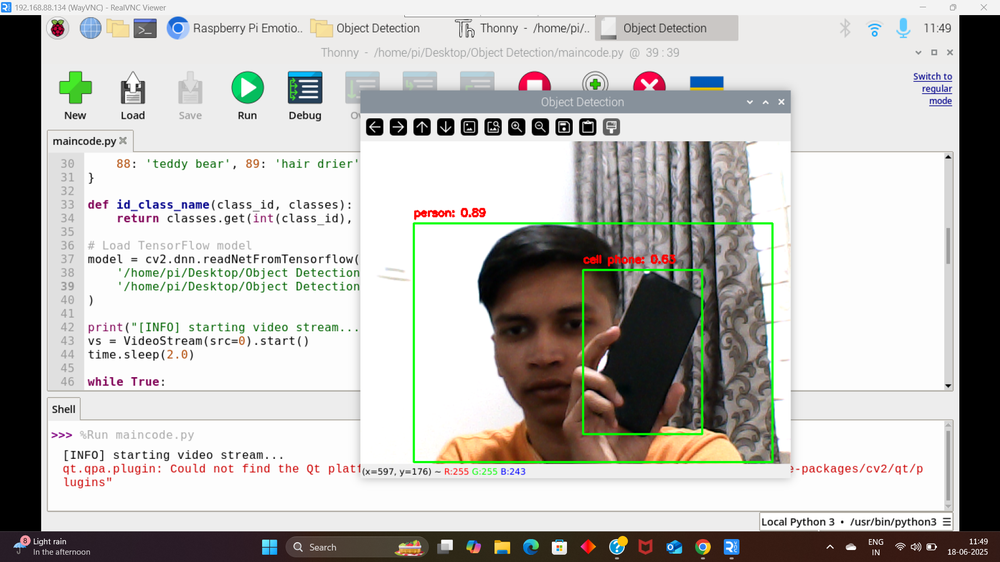
#> input picture Basic Programs of Computer Vision/BasicObjectDetection.png, 1000 x 562 px, shrunk from 1919 x 1079 before the run, given in place of video, which was not available
$ python 08_color_detection.py
#> lines starting #> are read from the running program, lines starting #| are printed output that depends on the picture; after the words box and inside, x2 and y2 are one past the last pixel; in counts of white or black regions, pixels touching at a corner belong together; pictures that were not available may be replaced by others from this repository, and a replacement may not be noted
import cv2
import numpy as np

url = 'http://192.168.31.118:8080/video'
cap = cv2.VideoCapture(url)

while True:
    ret, frame = cap.read()
#> frame is the input picture: shape (562, 1000, 3); mean B, G, R 182.3, 185.5, 187.1
    if not ret:
        break
    hsv = cv2.cvtColor(frame, cv2.COLOR_BGR2HSV)
#> hsv: shape (562, 1000, 3); mean H, S, V 19.5, 23.6, 191.2
    lower = (0, 120, 70)
    upper = (10, 255, 255)
    mask = cv2.inRange(hsv, lower, upper)
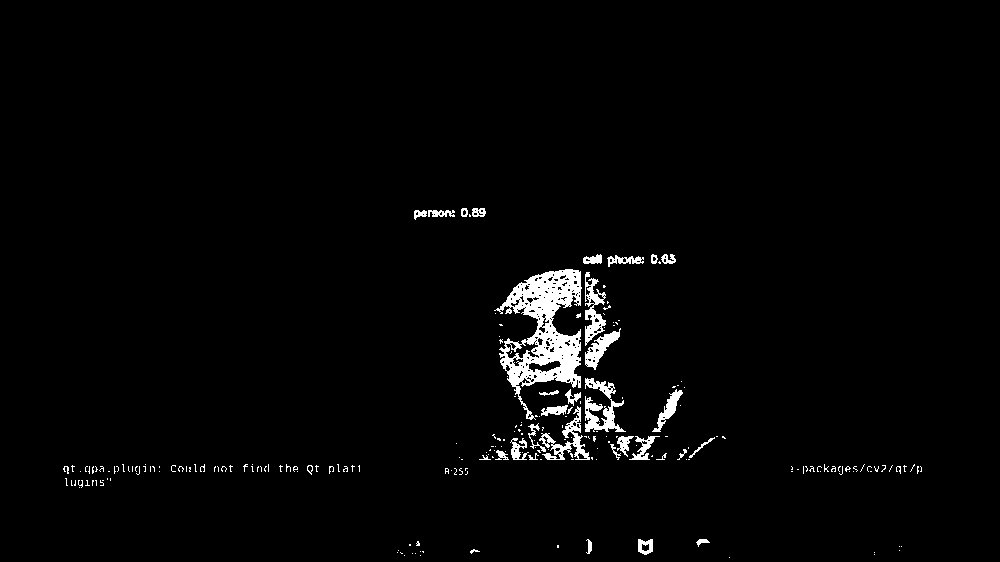
#> mask: shape (562, 1000); 2.2% white; 226 white regions (191 under 20 px), largest, box (x1, y1, x2, y2) and area: (494, 269, 582, 420) 5526, (585, 378, 626, 432) 954, (539, 406, 590, 460) 773
    result = cv2.bitwise_and(frame, frame, mask=mask)
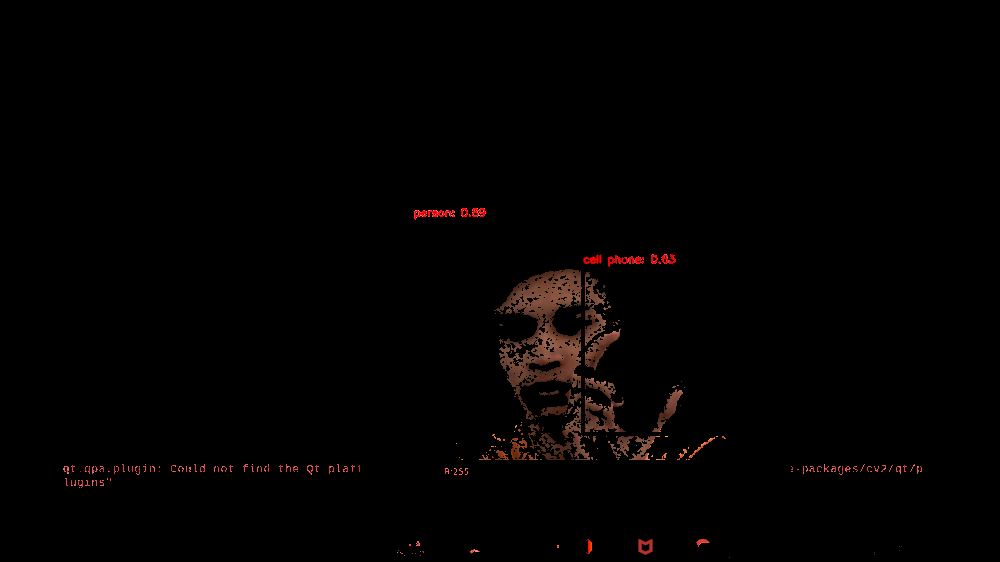
#> result: shape (562, 1000, 3); mean B, G, R 1.1, 1.4, 2.9
    cv2.imshow("Red Color Detection", result)
    if cv2.waitKey(1) == ord('q'):
#> (key q is pressed here)
        break
cap.release()
cv2.destroyAllWindows()

$ run again, on Basic Programs of Computer Vision/FaceCount.png
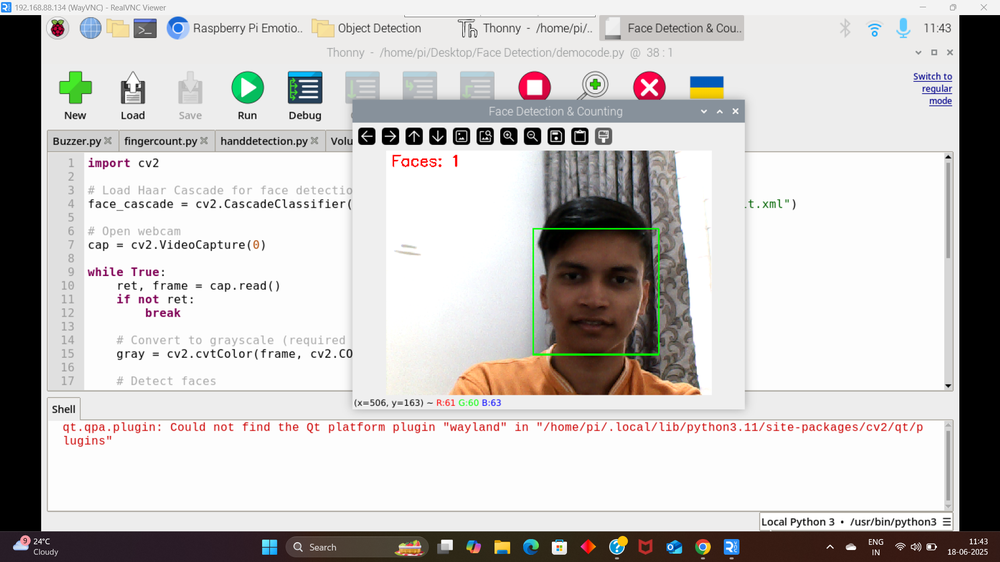
#> input picture Basic Programs of Computer Vision/FaceCount.png, 1000 x 562 px, shrunk from 1919 x 1079 before the run, given in place of video, which was not available
#> frame is the input picture: shape (562, 1000, 3); mean B, G, R 194.2, 195.7, 198.2
#> hsv: shape (562, 1000, 3); mean H, S, V 15.6, 18.1, 200.6
#> `mask = cv2.inRange(hsv, lower, upper)`:
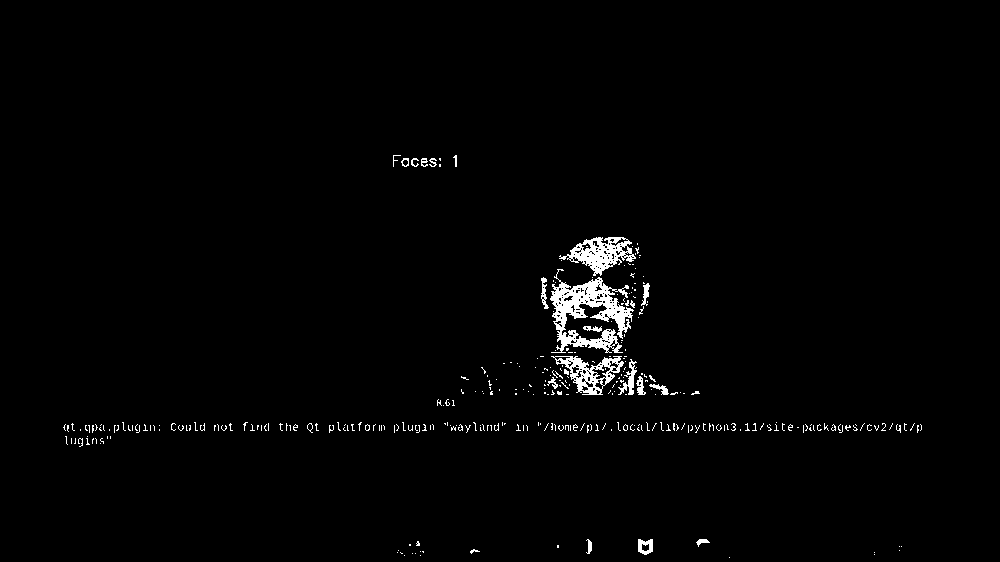
#> mask: shape (562, 1000); 1.6% white; 335 white regions (310 under 20 px), largest, box (x1, y1, x2, y2) and area: (550, 269, 634, 353) 2958, (559, 237, 636, 276) 1313, (551, 356, 624, 395) 1064
#> `result = cv2.bitwise_and(frame, frame, mask=mask)`:
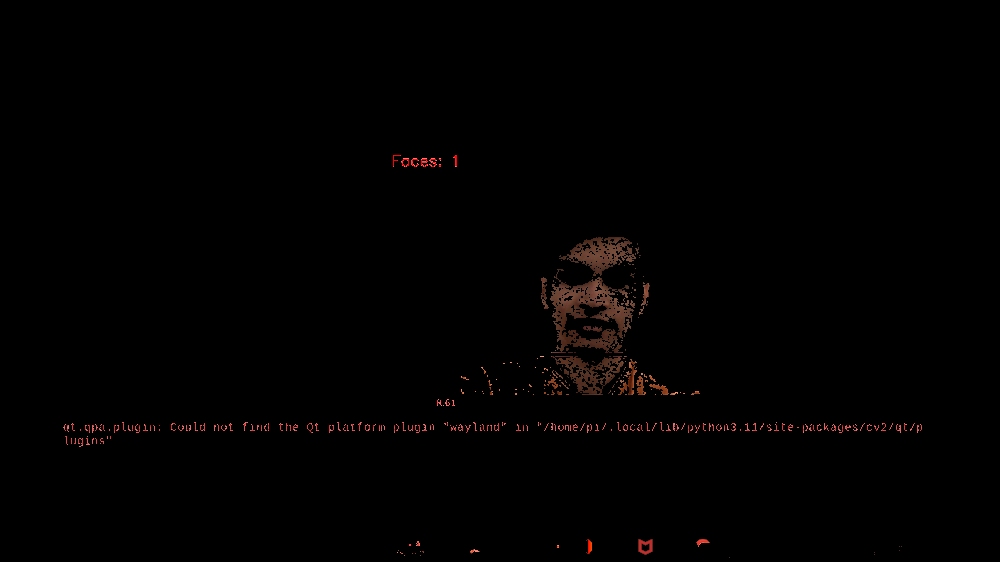
#> result: shape (562, 1000, 3); mean B, G, R 0.8, 1, 2

$ run again, on Basic Programs of Computer Vision/FingureCount.png
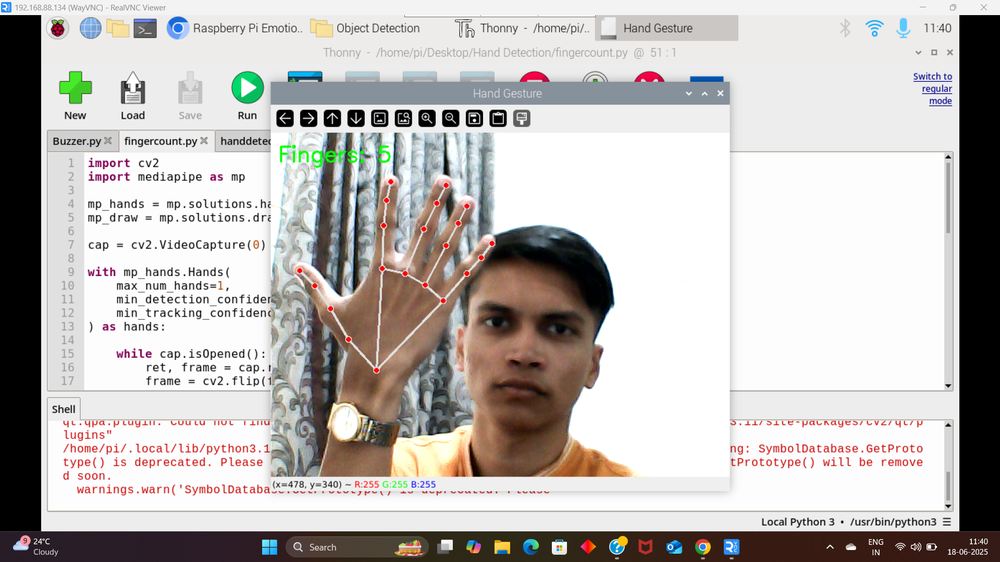
#> input picture Basic Programs of Computer Vision/FingureCount.png, 1000 x 562 px, shrunk from 1919 x 1079 before the run, given in place of video, which was not available
#> frame is the input picture: shape (562, 1000, 3); mean B, G, R 183.6, 185.9, 189.9
#> hsv: shape (562, 1000, 3); mean H, S, V 17.9, 24.5, 192.8
#> `mask = cv2.inRange(hsv, lower, upper)`:
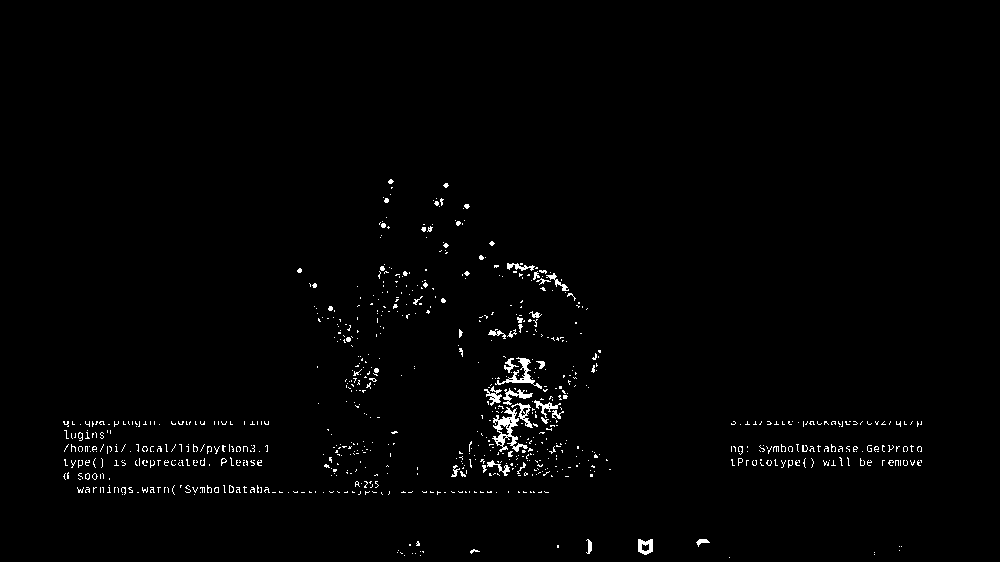
#> mask: shape (562, 1000); 1.3% white in thin lines or dots, all inside (x1, y1, x2, y2) = (63, 179, 922, 558)
#> `result = cv2.bitwise_and(frame, frame, mask=mask)`:
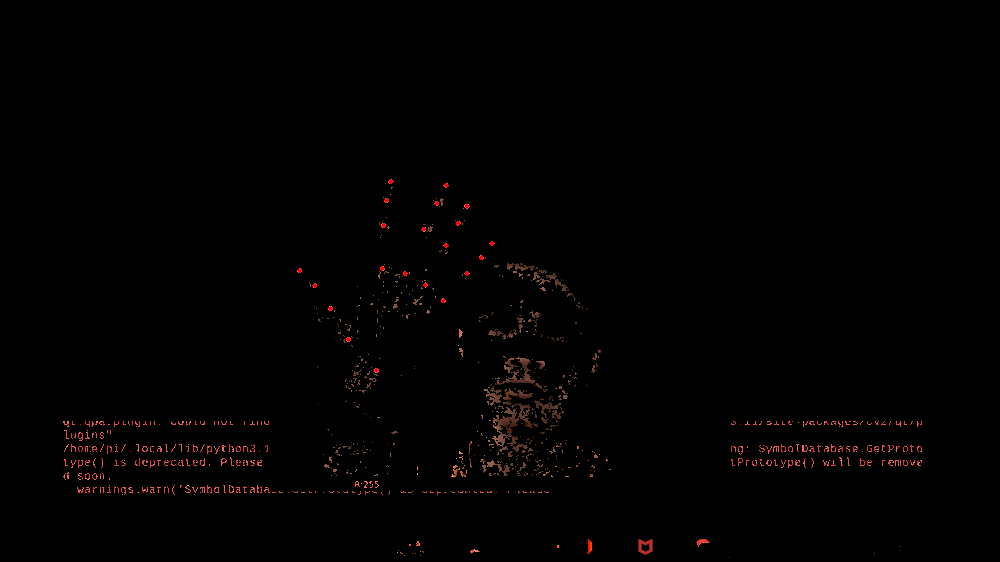
#> result: shape (562, 1000, 3); mean B, G, R 0.8, 0.9, 2.1
